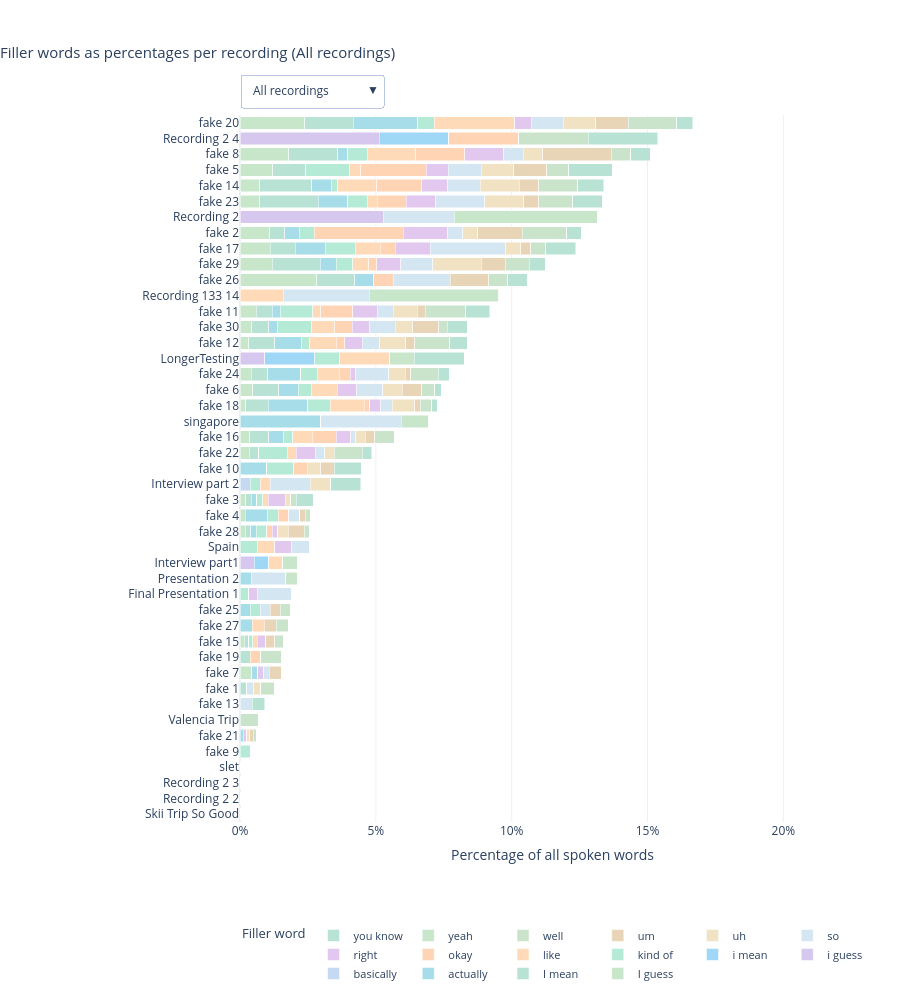

Notebook code for this chart:
### Code cell
# Plot 1: Interactive filler-word percentages per recording.
import plotly.graph_objects as go

if not records:
    print('No recordings available to plot.')
else:
    dropdown_options = [
        ('Last 5 recordings', 5),
        ('Last 10 recordings', 10),
        ('Last 15 recordings', 15),
        ('All recordings', None),
    ]

    def build_view(limit):
        recency_sorted = sorted(records, key=lambda r: r['recording_dt'], reverse=True)
        selected = recency_sorted[:limit] if limit else recency_sorted
        selected = sorted(selected, key=lambda r: r['filler_percentage'], reverse=True)

        labels = [r['recording_label'] for r in selected]
        dates = [r['recording_dt'].strftime('%b %d, %Y') for r in selected]
        totals = np.array([r['filler_percentage'] for r in selected], dtype=float)

        x_by_word, custom_by_word, has_data_by_word = [], [], []
        for word in filler_words:
            values = np.array(
                [100.0 * r['filler_counts'].get(word, 0) / max(r['total_words'], 1)
                 for r in selected], dtype=float)
            custom = np.column_stack([
                np.array([word] * len(selected), dtype=object),
                np.array(labels, dtype=object),
                np.array(dates, dtype=object),
                totals,
                np.array([r['total_words'] for r in selected], dtype=float),
            ])
            x_by_word.append(values)
            custom_by_word.append(custom)
            has_data_by_word.append(bool(np.any(values > 0)))

        return {'labels': labels, 'x_by_word': x_by_word, 'custom_by_word': custom_by_word,
                'has_data_by_word': has_data_by_word}

    views = {name: build_view(limit) for name, limit in dropdown_options}
    default_view_name = 'All recordings'
    default_view = views[default_view_name]

    max_labels = max(len(v['labels']) for v in views.values())
    height_calc = max(450, min(1000, 110 + max_labels * 36))
    max_filler = max((r['filler_percentage'] for r in records), default=10.0)
    x_ceiling = min(100.0, max_filler * 1.2 + 3)

    fig = go.Figure()
    for idx, word in enumerate(filler_words):
        fig.add_trace(go.Bar(
            y=default_view['labels'],
            x=default_view['x_by_word'][idx],
            name=word,
            orientation='h',
            showlegend=default_view['has_data_by_word'][idx],
            marker_color=word_colors[word],
            customdata=default_view['custom_by_word'][idx],
            hovertemplate=(
                '<b>%{customdata[1]}</b><br>'
                'Date: %{customdata[2]}<br>'
                'Filler word: %{customdata[0]}<br>'
                'Word share: %{x:.2f}%<br>'
                'Total filler: %{customdata[3]:.2f}%<br>'
                'Total words: %{customdata[4]:.0f}<extra></extra>'
            ),
        ))

    dropdown_buttons = []
    for name, _ in dropdown_options:
        view = views[name]
        dropdown_buttons.append({
            'label': name,
            'method': 'update',
            'args': [
                {'x': view['x_by_word'],
                 'y': [view['labels']] * len(filler_words),
                 'customdata': view['custom_by_word'],
                 'showlegend': view['has_data_by_word']},
                {'title.text': f'Filler words as percentages per recording ({name})',
                 'yaxis.categoryarray': view['labels'],
                 'yaxis.categoryorder': 'array',
                 'yaxis.autorange': 'reversed',
                 'height': max(450, min(1000, 110 + len(view['labels']) * 36))},
            ],
        })

    fig.update_layout(
        barmode='stack',
        title=dict(text=f'Filler words as percentages per recording ({default_view_name})',
                   x=0.0, xanchor='left', font=dict(size=15)),
        xaxis=dict(range=[0, x_ceiling], ticksuffix='%',
                   title=dict(text='Percentage of all spoken words', standoff=12)),
        yaxis=dict(categoryarray=default_view['labels'], categoryorder='array', autorange='reversed'),
        template='plotly_white',
        height=height_calc,
        margin=dict(l=240, r=35, t=115, b=110),
        legend=dict(orientation='h', yanchor='top', y=-0.14, xanchor='left', x=0,
                    title_text='Filler word', font=dict(size=11)),
        updatemenus=[{
            'buttons': dropdown_buttons,
            'active': 3,
            'direction': 'down',
            'showactive': True,
            'x': 0.0, 'xanchor': 'left',
            'y': 1.0, 'yanchor': 'bottom',
            'pad': {'b': 8},
            'bgcolor': 'white', 'bordercolor': '#B7C7E5', 'borderwidth': 1,
        }],
    )
    fig.show()

### Figure 1 — Plotly figure (JSON) as saved in the notebook; plotly's stock layout.template omitted (floating-point values rounded to 4 significant figures; data arrays with more than 128 entries replaced by an {"elided": "..."} marker saying what was removed)
{"data": [{"customdata": {"elided": "45x5 mixed values"}, "hovertemplate": "<b>%{customdata[1]}</b><br>Date: %{customdata[2]}<br>Filler word: %{customdata[0]}<br>Word share: %{x:.2f}%<br>Total filler: %{customdata[3]:.2f}%<br>Total words: %{customdata[4]:.0f}<extra></extra>", "marker": {"color": "#C8E6C9"}, "name": "I guess", "orientation": "h", "showlegend": true, "type": "bar", "x": [2.381, 0.0, 1.799, 1.21, 0.7177, 0.7207, 0.0, 1.093, 1.107, 1.183, 2.817, 0.0, 0.5935, 0.4237, 0.3215, 0.0, 0.4057, 0.4773, 0.2075, 0.0, 0.3546, 0.346, 0.0, 0.0, 0.2075, 0.2, 0.1972, 0.0, 0.0, 0.0, 0.0, 0.0, 0.0, 0.1587, 0.0, 0.4338, 0.0, 0.0, 0.0, 0.0, 0.0, 0.0, 0.0, 0.0, 0.0], "y": ["fake 20", "Recording 2 4", "fake 8", "fake 5", "fake 14", "fake 23", "Recording 2", "fake 2", "fake 17", "fake 29", "fake 26", "Recording 133 14", "fake 11", "fake 30", "fake 12", "LongerTesting", "fake 24", "fake 6", "fake 18", "singapore", "fake 16", "fake 22", "fake 10", "Interview part 2", "fake 3", "fake 4", "fake 28", "Spain", "Interview part1", "Presentation 2", "Final Presentation 1", "fake 25", "fake 27", "fake 15", "fake 19", "fake 7", "fake 1", "fake 13", "Valencia Trip", "fake 21", "fake 9", "slet", "Recording 2 3", "Recording 2 2", "Skii Trip So Good"]}, {"customdata": {"elided": "45x5 mixed values"}, "hovertemplate": "<b>%{customdata[1]}</b><br>Date: %{customdata[2]}<br>Filler word: %{customdata[0]}<br>Word share: %{x:.2f}%<br>Total filler: %{customdata[3]:.2f}%<br>Total words: %{customdata[4]:.0f}<extra></extra>", "marker": {"color": "#B8E2D4"}, "name": "I mean", "orientation": "h", "showlegend": true, "type": "bar", "x": [1.786, 0.0, 1.799, 1.21, 1.914, 2.162, 0.0, 0.5464, 0.9225, 1.775, 1.408, 0.0, 0.5935, 0.6356, 0.9646, 0.0, 0.6085, 0.9547, 0.8299, 0.0, 0.7092, 0.346, 0.0, 0.0, 0.2075, 0.0, 0.1972, 0.0, 0.0, 0.0, 0.0, 0.0, 0.0, 0.1587, 0.3846, 0.0, 0.2571, 0.0, 0.0, 0.0, 0.0, 0.0, 0.0, 0.0, 0.0], "y": ["fake 20", "Recording 2 4", "fake 8", "fake 5", "fake 14", "fake 23", "Recording 2", "fake 2", "fake 17", "fake 29", "fake 26", "Recording 133 14", "fake 11", "fake 30", "fake 12", "LongerTesting", "fake 24", "fake 6", "fake 18", "singapore", "fake 16", "fake 22", "fake 10", "Interview part 2", "fake 3", "fake 4", "fake 28", "Spain", "Interview part1", "Presentation 2", "Final Presentation 1", "fake 25", "fake 27", "fake 15", "fake 19", "fake 7", "fake 1", "fake 13", "Valencia Trip", "fake 21", "fake 9", "slet", "Recording 2 3", "Recording 2 2", "Skii Trip So Good"]}, {"customdata": {"elided": "45x5 mixed values"}, "hovertemplate": "<b>%{customdata[1]}</b><br>Date: %{customdata[2]}<br>Filler word: %{customdata[0]}<br>Word share: %{x:.2f}%<br>Total filler: %{customdata[3]:.2f}%<br>Total words: %{customdata[4]:.0f}<extra></extra>", "marker": {"color": "#A6DDE8"}, "name": "actually", "orientation": "h", "showlegend": true, "type": "bar", "x": [2.381, 0.0, 0.3597, 0.0, 0.7177, 1.081, 0.0, 0.5464, 1.107, 0.5917, 0.7042, 0.0, 0.2967, 0.3178, 0.9646, 0.0, 1.217, 0.716, 1.452, 2.97, 0.5319, 0.0, 0.9901, 0.0, 0.2075, 0.8, 0.1972, 0.0, 0.0, 0.4202, 0.0, 0.3704, 0.4444, 0.0, 0.0, 0.2169, 0.0, 0.0, 0.0, 0.122, 0.0, 0.0, 0.0, 0.0, 0.0], "y": ["fake 20", "Recording 2 4", "fake 8", "fake 5", "fake 14", "fake 23", "Recording 2", "fake 2", "fake 17", "fake 29", "fake 26", "Recording 133 14", "fake 11", "fake 30", "fake 12", "LongerTesting", "fake 24", "fake 6", "fake 18", "singapore", "fake 16", "fake 22", "fake 10", "Interview part 2", "fake 3", "fake 4", "fake 28", "Spain", "Interview part1", "Presentation 2", "Final Presentation 1", "fake 25", "fake 27", "fake 15", "fake 19", "fake 7", "fake 1", "fake 13", "Valencia Trip", "fake 21", "fake 9", "slet", "Recording 2 3", "Recording 2 2", "Skii Trip So Good"]}, {"customdata": {"elided": "45x5 mixed values"}, "hovertemplate": "<b>%{customdata[1]}</b><br>Date: %{customdata[2]}<br>Filler word: %{customdata[0]}<br>Word share: %{x:.2f}%<br>Total filler: %{customdata[3]:.2f}%<br>Total words: %{customdata[4]:.0f}<extra></extra>", "marker": {"color": "#C5D9F2"}, "name": "basically", "orientation": "h", "showlegend": true, "type": "bar", "x": [0.0, 0.0, 0.0, 0.0, 0.0, 0.0, 0.0, 0.0, 0.0, 0.0, 0.0, 0.0, 0.0, 0.0, 0.0, 0.0, 0.0, 0.0, 0.0, 0.0, 0.0, 0.0, 0.0, 0.3704, 0.0, 0.0, 0.0, 0.0, 0.0, 0.0, 0.0, 0.0, 0.0, 0.0, 0.0, 0.0, 0.0, 0.0, 0.0, 0.0, 0.0, 0.0, 0.0, 0.0, 0.0], "y": ["fake 20", "Recording 2 4", "fake 8", "fake 5", "fake 14", "fake 23", "Recording 2", "fake 2", "fake 17", "fake 29", "fake 26", "Recording 133 14", "fake 11", "fake 30", "fake 12", "LongerTesting", "fake 24", "fake 6", "fake 18", "singapore", "fake 16", "fake 22", "fake 10", "Interview part 2", "fake 3", "fake 4", "fake 28", "Spain", "Interview part1", "Presentation 2", "Final Presentation 1", "fake 25", "fake 27", "fake 15", "fake 19", "fake 7", "fake 1", "fake 13", "Valencia Trip", "fake 21", "fake 9", "slet", "Recording 2 3", "Recording 2 2", "Skii Trip So Good"]}, {"customdata": {"elided": "45x5 mixed values"}, "hovertemplate": "<b>%{customdata[1]}</b><br>Date: %{customdata[2]}<br>Filler word: %{customdata[0]}<br>Word share: %{x:.2f}%<br>Total filler: %{customdata[3]:.2f}%<br>Total words: %{customdata[4]:.0f}<extra></extra>", "marker": {"color": "#D6C7EE"}, "name": "i guess", "orientation": "h", "showlegend": true, "type": "bar", "x": [0.0, 5.128, 0.0, 0.0, 0.0, 0.0, 5.263, 0.0, 0.0, 0.0, 0.0, 0.0, 0.0, 0.0, 0.0, 0.9174, 0.0, 0.0, 0.0, 0.0, 0.0, 0.0, 0.0, 0.0, 0.0, 0.0, 0.0, 0.0, 0.5263, 0.0, 0.0, 0.0, 0.0, 0.0, 0.0, 0.0, 0.0, 0.0, 0.0, 0.0, 0.0, 0.0, 0.0, 0.0, 0.0], "y": ["fake 20", "Recording 2 4", "fake 8", "fake 5", "fake 14", "fake 23", "Recording 2", "fake 2", "fake 17", "fake 29", "fake 26", "Recording 133 14", "fake 11", "fake 30", "fake 12", "LongerTesting", "fake 24", "fake 6", "fake 18", "singapore", "fake 16", "fake 22", "fake 10", "Interview part 2", "fake 3", "fake 4", "fake 28", "Spain", "Interview part1", "Presentation 2", "Final Presentation 1", "fake 25", "fake 27", "fake 15", "fake 19", "fake 7", "fake 1", "fake 13", "Valencia Trip", "fake 21", "fake 9", "slet", "Recording 2 3", "Recording 2 2", "Skii Trip So Good"]}, {"customdata": {"elided": "45x5 mixed values"}, "hovertemplate": "<b>%{customdata[1]}</b><br>Date: %{customdata[2]}<br>Filler word: %{customdata[0]}<br>Word share: %{x:.2f}%<br>Total filler: %{customdata[3]:.2f}%<br>Total words: %{customdata[4]:.0f}<extra></extra>", "marker": {"color": "#9FD8F7"}, "name": "i mean", "orientation": "h", "showlegend": true, "type": "bar", "x": [0.0, 2.564, 0.0, 0.0, 0.0, 0.0, 0.0, 0.0, 0.0, 0.0, 0.0, 0.0, 0.0, 0.0, 0.0, 1.835, 0.0, 0.0, 0.0, 0.0, 0.0, 0.0, 0.0, 0.0, 0.0, 0.0, 0.0, 0.0, 0.5263, 0.0, 0.0, 0.0, 0.0, 0.0, 0.0, 0.0, 0.0, 0.0, 0.0, 0.0, 0.0, 0.0, 0.0, 0.0, 0.0], "y": ["fake 20", "Recording 2 4", "fake 8", "fake 5", "fake 14", "fake 23", "Recording 2", "fake 2", "fake 17", "fake 29", "fake 26", "Recording 133 14", "fake 11", "fake 30", "fake 12", "LongerTesting", "fake 24", "fake 6", "fake 18", "singapore", "fake 16", "fake 22", "fake 10", "Interview part 2", "fake 3", "fake 4", "fake 28", "Spain", "Interview part1", "Presentation 2", "Final Presentation 1", "fake 25", "fake 27", "fake 15", "fake 19", "fake 7", "fake 1", "fake 13", "Valencia Trip", "fake 21", "fake 9", "slet", "Recording 2 3", "Recording 2 2", "Skii Trip So Good"]}, {"customdata": {"elided": "45x5 mixed values"}, "hovertemplate": "<b>%{customdata[1]}</b><br>Date: %{customdata[2]}<br>Filler word: %{customdata[0]}<br>Word share: %{x:.2f}%<br>Total filler: %{customdata[3]:.2f}%<br>Total words: %{customdata[4]:.0f}<extra></extra>", "marker": {"color": "#B5EAD7"}, "name": "kind of", "orientation": "h", "showlegend": true, "type": "bar", "x": [0.5952, 0.0, 0.7194, 1.613, 0.2392, 0.7207, 0.0, 0.5464, 1.107, 0.5917, 0.0, 0.0, 1.187, 1.271, 0.3215, 0.9174, 0.6085, 0.4773, 0.8299, 0.0, 0.3546, 1.038, 0.9901, 0.3704, 0.2075, 0.4, 0.3945, 0.6369, 0.0, 0.0, 0.3165, 0.3704, 0.0, 0.1587, 0.0, 0.0, 0.0, 0.0, 0.0, 0.0, 0.3906, 0.0, 0.0, 0.0, 0.0], "y": ["fake 20", "Recording 2 4", "fake 8", "fake 5", "fake 14", "fake 23", "Recording 2", "fake 2", "fake 17", "fake 29", "fake 26", "Recording 133 14", "fake 11", "fake 30", "fake 12", "LongerTesting", "fake 24", "fake 6", "fake 18", "singapore", "fake 16", "fake 22", "fake 10", "Interview part 2", "fake 3", "fake 4", "fake 28", "Spain", "Interview part1", "Presentation 2", "Final Presentation 1", "fake 25", "fake 27", "fake 15", "fake 19", "fake 7", "fake 1", "fake 13", "Valencia Trip", "fake 21", "fake 9", "slet", "Recording 2 3", "Recording 2 2", "Skii Trip So Good"]}, {"customdata": {"elided": "45x5 mixed values"}, "hovertemplate": "<b>%{customdata[1]}</b><br>Date: %{customdata[2]}<br>Filler word: %{customdata[0]}<br>Word share: %{x:.2f}%<br>Total filler: %{customdata[3]:.2f}%<br>Total words: %{customdata[4]:.0f}<extra></extra>", "marker": {"color": "#FFDAB9"}, "name": "like", "orientation": "h", "showlegend": true, "type": "bar", "x": [2.976, 0.0, 1.799, 0.4032, 1.435, 0.3604, 0.0, 0.0, 0.9225, 0.5917, 0.0, 1.587, 0.2967, 0.8475, 0.9646, 1.835, 0.8114, 0.9547, 1.245, 0.0, 0.7092, 0.346, 0.0, 0.3704, 0.2075, 0.0, 0.0, 0.6369, 0.5263, 0.0, 0.0, 0.0, 0.4444, 0.1587, 0.0, 0.0, 0.0, 0.0, 0.0, 0.0, 0.0, 0.0, 0.0, 0.0, 0.0], "y": ["fake 20", "Recording 2 4", "fake 8", "fake 5", "fake 14", "fake 23", "Recording 2", "fake 2", "fake 17", "fake 29", "fake 26", "Recording 133 14", "fake 11", "fake 30", "fake 12", "LongerTesting", "fake 24", "fake 6", "fake 18", "singapore", "fake 16", "fake 22", "fake 10", "Interview part 2", "fake 3", "fake 4", "fake 28", "Spain", "Interview part1", "Presentation 2", "Final Presentation 1", "fake 25", "fake 27", "fake 15", "fake 19", "fake 7", "fake 1", "fake 13", "Valencia Trip", "fake 21", "fake 9", "slet", "Recording 2 3", "Recording 2 2", "Skii Trip So Good"]}, {"customdata": {"elided": "45x5 mixed values"}, "hovertemplate": "<b>%{customdata[1]}</b><br>Date: %{customdata[2]}<br>Filler word: %{customdata[0]}<br>Word share: %{x:.2f}%<br>Total filler: %{customdata[3]:.2f}%<br>Total words: %{customdata[4]:.0f}<extra></extra>", "marker": {"color": "#FFD4B4"}, "name": "okay", "orientation": "h", "showlegend": true, "type": "bar", "x": [0.0, 2.564, 1.799, 2.419, 1.675, 1.081, 0.0, 3.279, 0.5535, 0.2959, 0.7042, 0.0, 1.187, 0.6356, 0.3215, 0.0, 0.4057, 0.0, 0.2075, 0.0, 0.8865, 0.0, 0.495, 0.0, 0.0, 0.4, 0.1972, 0.0, 0.0, 0.0, 0.0, 0.0, 0.0, 0.0, 0.3846, 0.0, 0.0, 0.0, 0.0, 0.0, 0.0, 0.0, 0.0, 0.0, 0.0], "y": ["fake 20", "Recording 2 4", "fake 8", "fake 5", "fake 14", "fake 23", "Recording 2", "fake 2", "fake 17", "fake 29", "fake 26", "Recording 133 14", "fake 11", "fake 30", "fake 12", "LongerTesting", "fake 24", "fake 6", "fake 18", "singapore", "fake 16", "fake 22", "fake 10", "Interview part 2", "fake 3", "fake 4", "fake 28", "Spain", "Interview part1", "Presentation 2", "Final Presentation 1", "fake 25", "fake 27", "fake 15", "fake 19", "fake 7", "fake 1", "fake 13", "Valencia Trip", "fake 21", "fake 9", "slet", "Recording 2 3", "Recording 2 2", "Skii Trip So Good"]}, {"customdata": {"elided": "45x5 mixed values"}, "hovertemplate": "<b>%{customdata[1]}</b><br>Date: %{customdata[2]}<br>Filler word: %{customdata[0]}<br>Word share: %{x:.2f}%<br>Total filler: %{customdata[3]:.2f}%<br>Total words: %{customdata[4]:.0f}<extra></extra>", "marker": {"color": "#E2C7EE"}, "name": "right", "orientation": "h", "showlegend": true, "type": "bar", "x": [0.5952, 0.0, 1.439, 0.8065, 0.9569, 1.081, 0.0, 1.639, 1.292, 0.8876, 0.0, 0.0, 0.8902, 0.6356, 0.6431, 0.0, 0.2028, 0.716, 0.4149, 0.0, 0.5319, 0.692, 0.0, 0.0, 0.6224, 0.0, 0.1972, 0.6369, 0.0, 0.0, 0.3165, 0.0, 0.0, 0.3175, 0.0, 0.2169, 0.0, 0.0, 0.0, 0.122, 0.0, 0.0, 0.0, 0.0, 0.0], "y": ["fake 20", "Recording 2 4", "fake 8", "fake 5", "fake 14", "fake 23", "Recording 2", "fake 2", "fake 17", "fake 29", "fake 26", "Recording 133 14", "fake 11", "fake 30", "fake 12", "LongerTesting", "fake 24", "fake 6", "fake 18", "singapore", "fake 16", "fake 22", "fake 10", "Interview part 2", "fake 3", "fake 4", "fake 28", "Spain", "Interview part1", "Presentation 2", "Final Presentation 1", "fake 25", "fake 27", "fake 15", "fake 19", "fake 7", "fake 1", "fake 13", "Valencia Trip", "fake 21", "fake 9", "slet", "Recording 2 3", "Recording 2 2", "Skii Trip So Good"]}, {"customdata": {"elided": "45x5 mixed values"}, "hovertemplate": "<b>%{customdata[1]}</b><br>Date: %{customdata[2]}<br>Filler word: %{customdata[0]}<br>Word share: %{x:.2f}%<br>Total filler: %{customdata[3]:.2f}%<br>Total words: %{customdata[4]:.0f}<extra></extra>", "marker": {"color": "#D4E6F1"}, "name": "so", "orientation": "h", "showlegend": true, "type": "bar", "x": [1.19, 0.0, 0.7194, 1.21, 1.196, 1.802, 2.632, 0.5464, 2.768, 1.183, 2.113, 3.175, 0.5935, 0.9534, 0.6431, 0.0, 1.217, 0.9547, 0.4149, 2.97, 0.1773, 0.346, 0.0, 1.481, 0.0, 0.4, 0.0, 0.6369, 0.0, 1.261, 1.266, 0.3704, 0.0, 0.0, 0.0, 0.2169, 0.2571, 0.4566, 0.0, 0.0, 0.0, 0.0, 0.0, 0.0, 0.0], "y": ["fake 20", "Recording 2 4", "fake 8", "fake 5", "fake 14", "fake 23", "Recording 2", "fake 2", "fake 17", "fake 29", "fake 26", "Recording 133 14", "fake 11", "fake 30", "fake 12", "LongerTesting", "fake 24", "fake 6", "fake 18", "singapore", "fake 16", "fake 22", "fake 10", "Interview part 2", "fake 3", "fake 4", "fake 28", "Spain", "Interview part1", "Presentation 2", "Final Presentation 1", "fake 25", "fake 27", "fake 15", "fake 19", "fake 7", "fake 1", "fake 13", "Valencia Trip", "fake 21", "fake 9", "slet", "Recording 2 3", "Recording 2 2", "Skii Trip So Good"]}, {"customdata": {"elided": "45x5 mixed values"}, "hovertemplate": "<b>%{customdata[1]}</b><br>Date: %{customdata[2]}<br>Filler word: %{customdata[0]}<br>Word share: %{x:.2f}%<br>Total filler: %{customdata[3]:.2f}%<br>Total words: %{customdata[4]:.0f}<extra></extra>", "marker": {"color": "#F0E2C3"}, "name": "uh", "orientation": "h", "showlegend": true, "type": "bar", "x": [1.19, 0.0, 0.7194, 1.21, 1.435, 1.441, 0.0, 0.5464, 0.5535, 1.775, 0.0, 0.0, 0.8902, 0.6356, 0.9646, 0.0, 0.6085, 0.716, 0.8299, 0.0, 0.3546, 0.346, 0.495, 0.7407, 0.2075, 0.0, 0.3945, 0.0, 0.0, 0.0, 0.0, 0.0, 0.0, 0.0, 0.0, 0.0, 0.2571, 0.0, 0.0, 0.122, 0.0, 0.0, 0.0, 0.0, 0.0], "y": ["fake 20", "Recording 2 4", "fake 8", "fake 5", "fake 14", "fake 23", "Recording 2", "fake 2", "fake 17", "fake 29", "fake 26", "Recording 133 14", "fake 11", "fake 30", "fake 12", "LongerTesting", "fake 24", "fake 6", "fake 18", "singapore", "fake 16", "fake 22", "fake 10", "Interview part 2", "fake 3", "fake 4", "fake 28", "Spain", "Interview part1", "Presentation 2", "Final Presentation 1", "fake 25", "fake 27", "fake 15", "fake 19", "fake 7", "fake 1", "fake 13", "Valencia Trip", "fake 21", "fake 9", "slet", "Recording 2 3", "Recording 2 2", "Skii Trip So Good"]}, {"customdata": {"elided": "45x5 mixed values"}, "hovertemplate": "<b>%{customdata[1]}</b><br>Date: %{customdata[2]}<br>Filler word: %{customdata[0]}<br>Word share: %{x:.2f}%<br>Total filler: %{customdata[3]:.2f}%<br>Total words: %{customdata[4]:.0f}<extra></extra>", "marker": {"color": "#E8D5B7"}, "name": "um", "orientation": "h", "showlegend": true, "type": "bar", "x": [1.19, 0.0, 2.518, 1.21, 0.7177, 0.5405, 0.0, 1.639, 0.369, 0.8876, 1.408, 0.0, 0.2967, 0.9534, 0.3215, 0.0, 0.2028, 0.716, 0.2075, 0.0, 0.3546, 0.0, 0.495, 0.0, 0.0, 0.2, 0.5917, 0.0, 0.0, 0.0, 0.0, 0.3704, 0.4444, 0.3175, 0.0, 0.4338, 0.0, 0.0, 0.0, 0.122, 0.0, 0.0, 0.0, 0.0, 0.0], "y": ["fake 20", "Recording 2 4", "fake 8", "fake 5", "fake 14", "fake 23", "Recording 2", "fake 2", "fake 17", "fake 29", "fake 26", "Recording 133 14", "fake 11", "fake 30", "fake 12", "LongerTesting", "fake 24", "fake 6", "fake 18", "singapore", "fake 16", "fake 22", "fake 10", "Interview part 2", "fake 3", "fake 4", "fake 28", "Spain", "Interview part1", "Presentation 2", "Final Presentation 1", "fake 25", "fake 27", "fake 15", "fake 19", "fake 7", "fake 1", "fake 13", "Valencia Trip", "fake 21", "fake 9", "slet", "Recording 2 3", "Recording 2 2", "Skii Trip So Good"]}, {"customdata": {"elided": "45x5 mixed values"}, "hovertemplate": "<b>%{customdata[1]}</b><br>Date: %{customdata[2]}<br>Filler word: %{customdata[0]}<br>Word share: %{x:.2f}%<br>Total filler: %{customdata[3]:.2f}%<br>Total words: %{customdata[4]:.0f}<extra></extra>", "marker": {"color": "#C9E4CA"}, "name": "well", "orientation": "h", "showlegend": true, "type": "bar", "x": [1.786, 2.564, 0.7194, 0.8065, 1.435, 1.261, 0.0, 1.639, 0.5535, 0.8876, 0.7042, 0.0, 1.484, 0.3178, 1.286, 0.0, 1.014, 0.4773, 0.4149, 0.0, 0.7092, 1.038, 0.0, 0.0, 0.2075, 0.2, 0.1972, 0.0, 0.0, 0.0, 0.0, 0.3704, 0.4444, 0.3175, 0.7692, 0.0, 0.5141, 0.0, 0.6803, 0.122, 0.0, 0.0, 0.0, 0.0, 0.0], "y": ["fake 20", "Recording 2 4", "fake 8", "fake 5", "fake 14", "fake 23", "Recording 2", "fake 2", "fake 17", "fake 29", "fake 26", "Recording 133 14", "fake 11", "fake 30", "fake 12", "LongerTesting", "fake 24", "fake 6", "fake 18", "singapore", "fake 16", "fake 22", "fake 10", "Interview part 2", "fake 3", "fake 4", "fake 28", "Spain", "Interview part1", "Presentation 2", "Final Presentation 1", "fake 25", "fake 27", "fake 15", "fake 19", "fake 7", "fake 1", "fake 13", "Valencia Trip", "fake 21", "fake 9", "slet", "Recording 2 3", "Recording 2 2", "Skii Trip So Good"]}, {"customdata": {"elided": "45x5 mixed values"}, "hovertemplate": "<b>%{customdata[1]}</b><br>Date: %{customdata[2]}<br>Filler word: %{customdata[0]}<br>Word share: %{x:.2f}%<br>Total filler: %{customdata[3]:.2f}%<br>Total words: %{customdata[4]:.0f}<extra></extra>", "marker": {"color": "#C8E6C9"}, "name": "yeah", "orientation": "h", "showlegend": true, "type": "bar", "x": [0.0, 0.0, 0.0, 0.0, 0.0, 0.0, 5.263, 0.0, 0.0, 0.0, 0.0, 4.762, 0.0, 0.0, 0.0, 0.9174, 0.0, 0.0, 0.0, 0.9901, 0.0, 0.0, 0.0, 0.0, 0.0, 0.0, 0.0, 0.0, 0.5263, 0.4202, 0.0, 0.0, 0.0, 0.0, 0.0, 0.0, 0.0, 0.0, 0.0, 0.0, 0.0, 0.0, 0.0, 0.0, 0.0], "y": ["fake 20", "Recording 2 4", "fake 8", "fake 5", "fake 14", "fake 23", "Recording 2", "fake 2", "fake 17", "fake 29", "fake 26", "Recording 133 14", "fake 11", "fake 30", "fake 12", "LongerTesting", "fake 24", "fake 6", "fake 18", "singapore", "fake 16", "fake 22", "fake 10", "Interview part 2", "fake 3", "fake 4", "fake 28", "Spain", "Interview part1", "Presentation 2", "Final Presentation 1", "fake 25", "fake 27", "fake 15", "fake 19", "fake 7", "fake 1", "fake 13", "Valencia Trip", "fake 21", "fake 9", "slet", "Recording 2 3", "Recording 2 2", "Skii Trip So Good"]}, {"customdata": {"elided": "45x5 mixed values"}, "hovertemplate": "<b>%{customdata[1]}</b><br>Date: %{customdata[2]}<br>Filler word: %{customdata[0]}<br>Word share: %{x:.2f}%<br>Total filler: %{customdata[3]:.2f}%<br>Total words: %{customdata[4]:.0f}<extra></extra>", "marker": {"color": "#B8E2D4"}, "name": "you know", "orientation": "h", "showlegend": true, "type": "bar", "x": [0.5952, 2.564, 0.7194, 1.613, 0.9569, 1.081, 0.0, 0.5464, 1.107, 0.5917, 0.7042, 0.0, 0.8902, 0.7415, 0.6431, 1.835, 0.4057, 0.2387, 0.2075, 0.0, 0.0, 0.346, 0.9901, 1.111, 0.6224, 0.0, 0.0, 0.0, 0.0, 0.0, 0.0, 0.0, 0.0, 0.0, 0.0, 0.0, 0.0, 0.4566, 0.0, 0.0, 0.0, 0.0, 0.0, 0.0, 0.0], "y": ["fake 20", "Recording 2 4", "fake 8", "fake 5", "fake 14", "fake 23", "Recording 2", "fake 2", "fake 17", "fake 29", "fake 26", "Recording 133 14", "fake 11", "fake 30", "fake 12", "LongerTesting", "fake 24", "fake 6", "fake 18", "singapore", "fake 16", "fake 22", "fake 10", "Interview part 2", "fake 3", "fake 4", "fake 28", "Spain", "Interview part1", "Presentation 2", "Final Presentation 1", "fake 25", "fake 27", "fake 15", "fake 19", "fake 7", "fake 1", "fake 13", "Valencia Trip", "fake 21", "fake 9", "slet", "Recording 2 3", "Recording 2 2", "Skii Trip So Good"]}], "layout": {"barmode": "stack", "height": 1000, "legend": {"font": {"size": 11}, "orientation": "h", "title": {"text": "Filler word"}, "x": 0, "xanchor": "left", "y": -0.14, "yanchor": "top"}, "margin": {"b": 110, "l": 240, "r": 35, "t": 115}, "title": {"font": {"size": 15}, "text": "Filler words as percentages per recording (All recordings)", "x": 0, "xanchor": "left"}, "updatemenus": [{"active": 3, "bgcolor": "white", "bordercolor": "#B7C7E5", "borderwidth": 1, "buttons": [{"args": [{"customdata": {"elided": "16x5x5 mixed values"}, "showlegend": [true, true, true, false, false, false, true, true, true, true, true, true, true, true, false, true], "x": [[1.183, 2.817, 0.4237, 0.1972, 0], [1.775, 1.408, 0.6356, 0.1972, 0], [0.5917, 0.7042, 0.3178, 0.1972, 0.4444], [0, 0, 0, 0, 0], [0, 0, 0, 0, 0], [0, 0, 0, 0, 0], [0.5917, 0, 1.271, 0.3945, 0], [0.5917, 0, 0.8475, 0, 0.4444], [0.2959, 0.7042, 0.6356, 0.1972, 0], [0.8876, 0, 0.6356, 0.1972, 0], [1.183, 2.113, 0.9534, 0, 0], [1.775, 0, 0.6356, 0.3945, 0], [0.8876, 1.408, 0.9534, 0.5917, 0.4444], [0.8876, 0.7042, 0.3178, 0.1972, 0.4444], [0, 0, 0, 0, 0], [0.5917, 0.7042, 0.7415, 0, 0]], "y": [["fake 29", "fake 26", "fake 30", "fake 28", "fake 27"], ["fake 29", "fake 26", "fake 30", "fake 28", "fake 27"], ["fake 29", "fake 26", "fake 30", "fake 28", "fake 27"], ["fake 29", "fake 26", "fake 30", "fake 28", "fake 27"], ["fake 29", "fake 26", "fake 30", "fake 28", "fake 27"], ["fake 29", "fake 26", "fake 30", "fake 28", "fake 27"], ["fake 29", "fake 26", "fake 30", "fake 28", "fake 27"], ["fake 29", "fake 26", "fake 30", "fake 28", "fake 27"], ["fake 29", "fake 26", "fake 30", "fake 28", "fake 27"], ["fake 29", "fake 26", "fake 30", "fake 28", "fake 27"], ["fake 29", "fake 26", "fake 30", "fake 28", "fake 27"], ["fake 29", "fake 26", "fake 30", "fake 28", "fake 27"], ["fake 29", "fake 26", "fake 30", "fake 28", "fake 27"], ["fake 29", "fake 26", "fake 30", "fake 28", "fake 27"], ["fake 29", "fake 26", "fake 30", "fake 28", "fake 27"], ["fake 29", "fake 26", "fake 30", "fake 28", "fake 27"]]}, {"height": 450, "title.text": "Filler words as percentages per recording (Last 5 recordings)", "yaxis.autorange": "reversed", "yaxis.categoryarray": ["fake 29", "fake 26", "fake 30", "fake 28", "fake 27"], "yaxis.categoryorder": "array"}], "label": "Last 5 recordings", "method": "update"}, {"args": [{"customdata": {"elided": "16x10x5 mixed values"}, "showlegend": [true, true, true, true, true, true, true, true, true, true, true, true, true, true, true, true], "x": {"elided": "16x10 float values"}, "y": {"elided": "16x10 str values"}}, {"height": 470, "title.text": "Filler words as percentages per recording (Last 10 recordings)", "yaxis.autorange": "reversed", "yaxis.categoryarray": ["fake 29", "fake 26", "fake 30", "fake 24", "Interview part 2", "fake 28", "Interview part1", "fake 25", "fake 27", "slet"], "yaxis.categoryorder": "array"}], "label": "Last 10 recordings", "method": "update"}, {"args": [{"customdata": {"elided": "16x15x5 mixed values"}, "showlegend": [true, true, true, true, true, true, true, true, true, true, true, true, true, true, true, true], "x": {"elided": "16x15 float values"}, "y": {"elided": "16x15 str values"}}, {"height": 650, "title.text": "Filler words as percentages per recording (Last 15 recordings)", "yaxis.autorange": "reversed", "yaxis.categoryarray": ["fake 23", "fake 29", "fake 26", "fake 30", "fake 24", "fake 22", "Interview part 2", "fake 28", "Interview part1", "Presentation 2", "Final Presentation 1", "fake 25", "fake 27", "fake 21", "slet"], "yaxis.categoryorder": "array"}], "label": "Last 15 recordings", "method": "update"}, {"args": [{"customdata": {"elided": "16x45x5 mixed values"}, "showlegend": [true, true, true, true, true, true, true, true, true, true, true, true, true, true, true, true], "x": {"elided": "16x45 float values"}, "y": {"elided": "16x45 str values"}}, {"height": 1000, "title.text": "Filler words as percentages per recording (All recordings)", "yaxis.autorange": "reversed", "yaxis.categoryarray": ["fake 20", "Recording 2 4", "fake 8", "fake 5", "fake 14", "fake 23", "Recording 2", "fake 2", "fake 17", "fake 29", "fake 26", "Recording 133 14", "fake 11", "fake 30", "fake 12", "LongerTesting", "fake 24", "fake 6", "fake 18", "singapore", "fake 16", "fake 22", "fake 10", "Interview part 2", "fake 3", "fake 4", "fake 28", "Spain", "Interview part1", "Presentation 2", "Final Presentation 1", "fake 25", "fake 27", "fake 15", "fake 19", "fake 7", "fake 1", "fake 13", "Valencia Trip", "fake 21", "fake 9", "slet", "Recording 2 3", "Recording 2 2", "Skii Trip So Good"], "yaxis.categoryorder": "array"}], "label": "All recordings", "method": "update"}], "direction": "down", "pad": {"b": 8}, "showactive": true, "x": 0, "xanchor": "left", "y": 1, "yanchor": "bottom"}], "xaxis": {"range": [0, 23.0], "ticksuffix": "%", "title": {"standoff": 12, "text": "Percentage of all spoken words"}}, "yaxis": {"autorange": "reversed", "categoryarray": ["fake 20", "Recording 2 4", "fake 8", "fake 5", "fake 14", "fake 23", "Recording 2", "fake 2", "fake 17", "fake 29", "fake 26", "Recording 133 14", "fake 11", "fake 30", "fake 12", "LongerTesting", "fake 24", "fake 6", "fake 18", "singapore", "fake 16", "fake 22", "fake 10", "Interview part 2", "fake 3", "fake 4", "fake 28", "Spain", "Interview part1", "Presentation 2", "Final Presentation 1", "fake 25", "fake 27", "fake 15", "fake 19", "fake 7", "fake 1", "fake 13", "Valencia Trip", "fake 21", "fake 9", "slet", "Recording 2 3", "Recording 2 2", "Skii Trip So Good"], "categoryorder": "array"}}}
